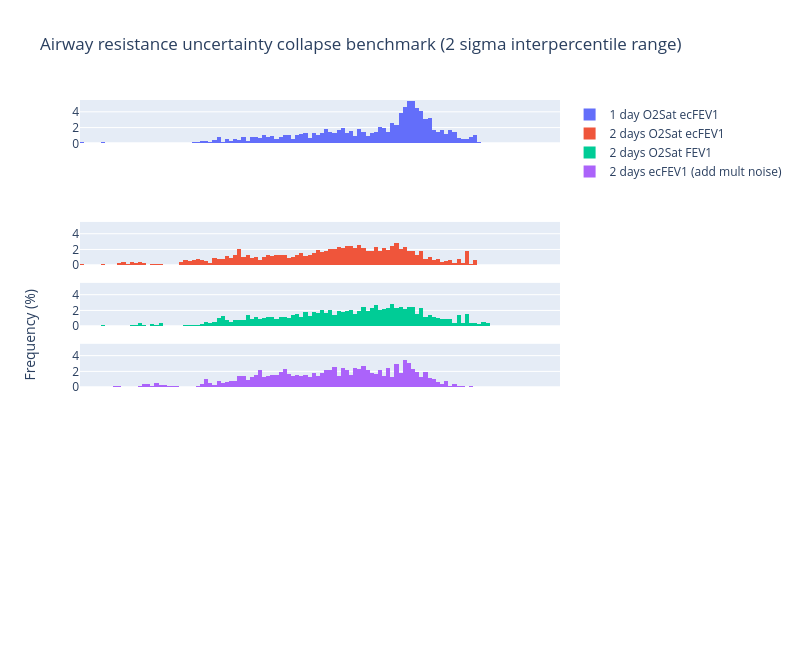

Source (notebook cell):
### Code cell
method = "std dev"
xbins = 0.1
method = "1 sigma interpercentile range"
xbins = 0.2
xrange = [0, 30]
method = "2 sigma interpercentile range"
xbins = 0.4
xrange = [0, 50]
# method = "3 sigma interpercentile range"
# xbins = 0.4
# xrange = [0, 70]

title = f"Airway resistance uncertainty collapse benchmark ({method})"

n_rows = 9
fig = make_subplots(rows=n_rows, cols=1, shared_xaxes=True, y_title="Frequency (%)")

# Y axis title font size
fig.layout.annotations[0]["font"] = {"size": 14}

# Add histogram
fig.add_trace(
    go.Histogram(
        x=df_o2_fev1["1 day O2sat ecFEV1"],
        name="1 day O2Sat ecFEV1",
        histnorm="percent",
        xbins=dict(size=xbins),
    ),
    row=1,
    col=1,
)
fig.add_trace(
    go.Histogram(
        x=df_o2_fev1_fef2575["1 day O2sat ecFEV1 ecFEF2575"],
        name="1 day O2Sat ecFEV1 ecFEF2575",
        histnorm="percent",
        xbins=dict(size=xbins),
    ),
    row=2,
    col=1,
)
fig.add_trace(
    go.Histogram(
        x=df_2days_o2sat_ecfev1["2 days O2Sat ecFEV1"],
        name="2 days O2Sat ecFEV1",
        histnorm="percent",
        xbins=dict(size=xbins),
    ),
    row=3,
    col=1,
)
fig.add_trace(
    go.Histogram(
        x=df_2days_o2sat_fev1["2 days O2Sat FEV1"],
        name="2 days O2Sat FEV1",
        histnorm="percent",
        xbins=dict(size=xbins),
    ),
    row=4,
    col=1,
)
fig.add_trace(
    go.Histogram(
        x=df_2days_ecfev1_add_mult["2 days ecFEV1 (add mult noise)"],
        name="2 days ecFEV1 (add mult noise)",
        histnorm="percent",
        xbins=dict(size=xbins),
    ),
    row=5,
    col=1,
)
fig.add_trace(
    go.Histogram(
        x=df_2days_ecfev1_ecfef2575["2 days ecFEV1 ecFEF2575"],
        name="2 days ecFEV1 ecFEF2575",
        histnorm="percent",
        xbins=dict(size=xbins),
    ),
    row=6,
    col=1,
)
fig.add_trace(
    go.Histogram(
        x=df_2days_ecfev1_ecfef2575_noise["2 days ecFEV1 ecFEF2575 noise std 0.23"],
        name="2 days ecFEV1 ecFEF2575 noise std 0.23",
        histnorm="percent",
        xbins=dict(size=xbins),
    ),
    row=7,
    col=1,
)
fig.add_trace(
    go.Histogram(
        x=df_2days_o2sat_ecfev1_ecfef2575["2 days O2Sat ecFEV1 ecFEF2575"],
        name="2 days O2Sat ecFEV1 ecFEF2575",
        histnorm="percent",
        xbins=dict(size=xbins),
    ),
    row=8,
    col=1,
)
fig.add_trace(
    go.Histogram(
        x=df_2days_ecfev1_ecfef257_addmultnoise["2 days ecFEV1 ecFEF2575 add mult noise"],
        name="2 days ecFEV1 ecFEF2575 add mult noise",
        histnorm="percent",
        xbins=dict(size=xbins),
    ),
    row=9,
    col=1,
)


# Add x axis xrange
fig.update_xaxes(range=xrange, title=f"Airway resistance {method} (%)", row=n_rows, col=1)
# Set y axis range
fig.update_yaxes(range=[0, 5.5])

fig.update_layout(title=title, height=650, width=800)
fig.show()

fig.write_image(f"{dh.get_path_to_main()}/PlotsBreathe/AR_modelling/{title}.pdf")

### Figure 1 — Plotly figure (JSON) as saved in the notebook; plotly's stock layout.template omitted (floating-point values rounded to 4 significant figures; data arrays with more than 128 entries replaced by an {"elided": "..."} marker saying what was removed)
{"data": [{"histnorm": "percent", "name": "1 day O2Sat ecFEV1", "type": "histogram", "x": {"elided": "41288 float values"}, "xaxis": "x", "xbins": {"size": 0.4}, "yaxis": "y"}, {"histnorm": "percent", "name": "2 days O2Sat ecFEV1", "type": "histogram", "x": {"elided": "41260 float values"}, "xaxis": "x3", "xbins": {"size": 0.4}, "yaxis": "y3"}, {"histnorm": "percent", "name": "2 days O2Sat FEV1", "type": "histogram", "x": {"elided": "41260 float values"}, "xaxis": "x4", "xbins": {"size": 0.4}, "yaxis": "y4"}, {"histnorm": "percent", "name": "2 days ecFEV1 (add mult noise)", "type": "histogram", "x": {"elided": "41260 float values"}, "xaxis": "x5", "xbins": {"size": 0.4}, "yaxis": "y5"}], "layout": {"annotations": [{"font": {"size": 14}, "showarrow": false, "text": "Frequency (%)", "textangle": -90, "x": 0, "xanchor": "right", "xref": "paper", "xshift": -40, "y": 0.5, "yanchor": "middle", "yref": "paper"}], "height": 650, "title": {"text": "Airway resistance uncertainty collapse benchmark (2 sigma interpercentile range)"}, "width": 800, "xaxis": {"anchor": "y", "domain": [0, 1], "matches": "x8", "showticklabels": false}, "xaxis2": {"anchor": "y2", "domain": [0, 1], "matches": "x8", "showticklabels": false}, "xaxis3": {"anchor": "y3", "domain": [0, 1], "matches": "x8", "showticklabels": false}, "xaxis4": {"anchor": "y4", "domain": [0, 1], "matches": "x8", "showticklabels": false}, "xaxis5": {"anchor": "y5", "domain": [0, 1], "matches": "x8", "showticklabels": false}, "xaxis6": {"anchor": "y6", "domain": [0, 1], "matches": "x8", "showticklabels": false}, "xaxis7": {"anchor": "y7", "domain": [0, 1], "matches": "x8", "range": [0, 50], "showticklabels": false, "title": {"text": "Airway resistance 2 sigma interpercentile range (%)"}}, "xaxis8": {"anchor": "y8", "domain": [0, 1]}, "yaxis": {"anchor": "x", "domain": [0.9078, 1.0], "range": [0, 5.5]}, "yaxis2": {"anchor": "x2", "domain": [0.7781, 0.8703], "range": [0, 5.5]}, "yaxis3": {"anchor": "x3", "domain": [0.6484, 0.7406], "range": [0, 5.5]}, "yaxis4": {"anchor": "x4", "domain": [0.5188, 0.6109], "range": [0, 5.5]}, "yaxis5": {"anchor": "x5", "domain": [0.3891, 0.4813], "range": [0, 5.5]}, "yaxis6": {"anchor": "x6", "domain": [0.2594, 0.3516], "range": [0, 5.5]}, "yaxis7": {"anchor": "x7", "domain": [0.1297, 0.2219], "range": [0, 5.5]}, "yaxis8": {"anchor": "x8", "domain": [0, 0.09219], "range": [0, 5.5]}}}
